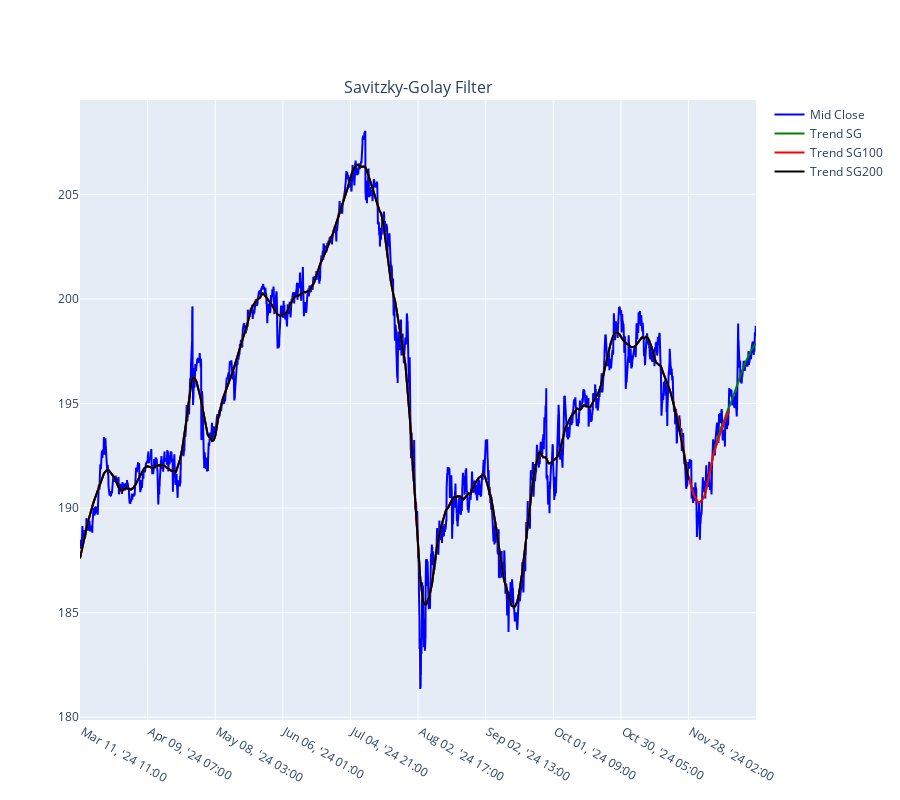

Notebook source saved alongside this figure:
### Code cell
df_an = data.iloc[-5000:].copy()
df_an.reset_index(drop=True, inplace=True)
sg_trend1 = sg_trend(df_an["mid_c"])
sg_trend2 = sg_trend(df_an["mid_c"].iloc[:-200])
sg_trend3 = sg_trend(df_an["mid_c"].iloc[:-500])

wes = WhittakerSmoother(lmbda=1000000, order=2, data_length = len(df_an))
optimal_smooth = wes.smooth_optimal(df_an["mid_c"].values)
print("Optimal lambda: {}".format(optimal_smooth.get_optimal().get_lambda()))
wes_trend1 = wes.smooth(df_an["mid_c"])

# Plot the mid_c price as a line
df_plot = df_an.copy()
from plotly.subplots import make_subplots

fig = make_subplots(rows=1, cols=1, shared_xaxes=True, vertical_spacing=0.1, subplot_titles=('Savitzky-Golay Filter', 'Volume'))

fig.add_trace(go.Scatter(x=df_plot["time_str"], y=df_plot["mid_c"], mode='lines', name='Mid Close', line=dict(color='blue')), row=1, col=1)
fig.add_trace(go.Scatter(x=df_plot["time_str"], y=sg_trend1, mode='lines', name='Trend SG', line=dict(color='green')), row=1, col=1)
fig.add_trace(go.Scatter(x=df_plot["time_str"].iloc[:-100], y=sg_trend2, mode='lines', name='Trend SG100', line=dict(color='red')), row=1, col=1)
fig.add_trace(go.Scatter(x=df_plot["time_str"].iloc[:-200], y=sg_trend3, mode='lines', name='Trend SG200', line=dict(color='black')), row=1, col=1)

# Update layout to include the new subplot
fig.update_layout(
    height=1200,
    showlegend=True
)

num_ticks = len(df_an) // 10  # Show 10% of the ticks
fig.update_xaxes(tickvals=df_an.time_str[::num_ticks])
fig.update_layout(xaxis_rangeslider_visible=False, height=800)
fig.show()

### Figure 1 — Plotly figure (JSON) as saved in the notebook; plotly's stock layout.template omitted (floating-point values rounded to 4 significant figures; data arrays with more than 128 entries replaced by an {"elided": "..."} marker saying what was removed)
{"data": [{"line": {"color": "blue"}, "mode": "lines", "name": "Mid Close", "type": "scatter", "x": {"elided": "5000 str values"}, "xaxis": "x", "y": {"elided": "5000 float values"}, "yaxis": "y"}, {"line": {"color": "green"}, "mode": "lines", "name": "Trend SG", "type": "scatter", "x": {"elided": "5000 str values"}, "xaxis": "x", "y": {"elided": "5000 float values"}, "yaxis": "y"}, {"line": {"color": "red"}, "mode": "lines", "name": "Trend SG100", "type": "scatter", "x": {"elided": "4900 str values"}, "xaxis": "x", "y": {"elided": "4800 float values"}, "yaxis": "y"}, {"line": {"color": "black"}, "mode": "lines", "name": "Trend SG200", "type": "scatter", "x": {"elided": "4800 str values"}, "xaxis": "x", "y": {"elided": "4500 float values"}, "yaxis": "y"}], "layout": {"annotations": [{"font": {"size": 16}, "showarrow": false, "text": "Savitzky-Golay Filter", "x": 0.5, "xanchor": "center", "xref": "paper", "y": 1, "yanchor": "bottom", "yref": "paper"}], "height": 800, "showlegend": true, "xaxis": {"anchor": "y", "domain": [0, 1], "rangeslider": {"visible": false}, "tickvals": [" Mar 11, '24 11:00", " Apr 09, '24 07:00", " May 08, '24 03:00", " Jun 06, '24 01:00", " Jul 04, '24 21:00", " Aug 02, '24 17:00", " Sep 02, '24 13:00", " Oct 01, '24 09:00", " Oct 30, '24 05:00", " Nov 28, '24 02:00"]}, "yaxis": {"anchor": "x", "domain": [0, 1]}}}
